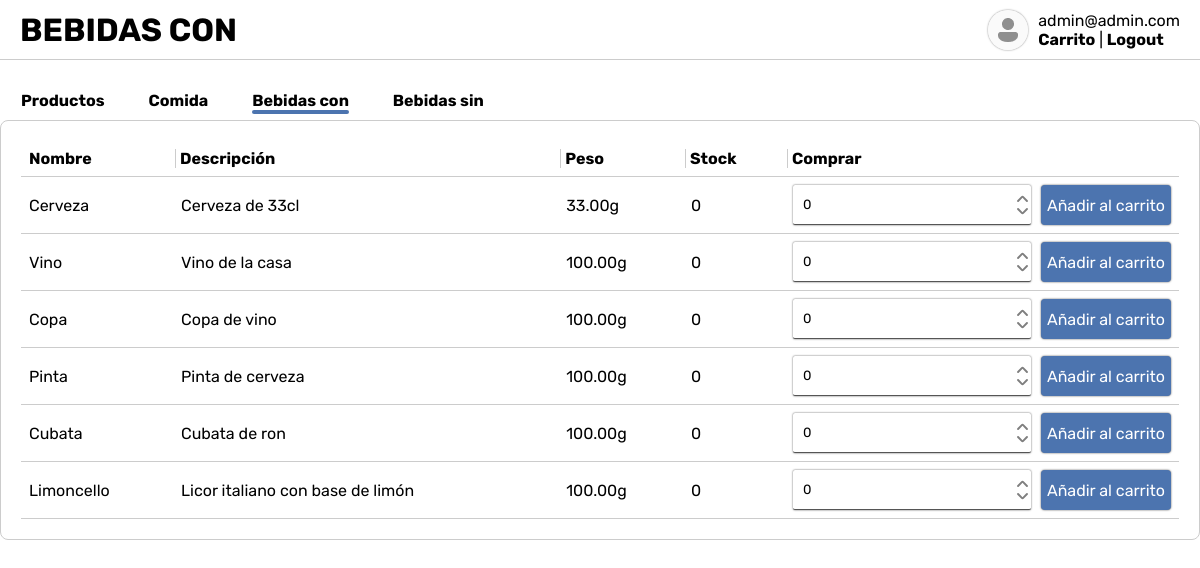
The page /view/home/bebidas_con.php (signed in) on the database its author committed.
### tables this page shows
CREATE TABLE producto (
    CODIGO INT NOT NULL AUTO_INCREMENT PRIMARY KEY,
    NOMBRE VARCHAR(50) NOT NULL,
    DESCRIPCION VARCHAR(255) NOT NULL,
    PESO DECIMAL(5,2) NOT NULL,
    STOCK INT NOT NULL,
    COD_CAT INT NOT NULL REFERENCES categoria(CODIGO) ON DELETE CASCADE
);

### model/ProductModel.php (called while the page is built, shortened)
<?php
class ProductModel
{
    public static function getProductsByCategory(string $category): array | false
    {
        $con = Model::getConnection();
        $stm = $con->prepare('SELECT * FROM producto WHERE COD_CAT = (SELECT CODIGO FROM categoria WHERE NOMBRE LIKE :category)');
        $stm->bindParam(':category', $category);
        $stm->execute();
        return $stm->fetchAll(PDO::FETCH_ASSOC);
    }
}

### controller/ProductController.php (called while the page is built, shortened)
<?php
require_once '../../model/ProductModel.php';
class ProductController
{
    public static function getProductsByCategory(string $category): false|array
    {
        return ProductModel::getProductsByCategory($category);
    }
}

### components/data.php (the view, shortened to what this page needs)
<?php
require_once '../../controller/ProductController.php';
function by_category($category):void
{
    $products = ProductController::getProductsByCategory($category);
    $location = str_replace(' ', '_', $category);
    foreach ($products as $product) {
        echo <<<EOD
        <tr>
            <td>{$product['NOMBRE']}</td>
            <td>{$product['DESCRIPCION']}</td>
            <td>{$product['PESO']}g</td>
            <td>{$product['STOCK']}</td>
            <td>
                <form action="../../controller/meter_carrito.php" method="post">
                    <input name="location" type="hidden" value="$location">
                    <input name="producto" type="hidden" value="{$product['NOMBRE']}">
                    <input name="cantidad" type="number" value="0" min="0">
                    <input type="submit" value="A&ntilde;adir al carrito"/>
                </form>
            </td>
        </tr>
        EOD;
    }
    echo <<<EOD
        </tbody>
    </table>
    EOD;
}

### public/CSS/home.css (style rules this page uses)
body { font-family: 'Rubik', sans-serif; }
td:first-child { padding-left: 8px; }
td:not(td:first-child) { padding-left: 14px; }
td:last-child { width: 400px; }
td { padding-top: 8px; padding-right: 8px; padding-bottom: 8px; text-align: left; }
th, tr { border-bottom: solid 1px #ccc; }
input { font-family: 'Rubik', sans-serif; height: 40px; padding: 10px; border-radius: 2px; border-top: none; border-left: none; border-right: none; border-bottom: solid 1px #555; width: 70%; box-shadow: 0 0 2px 0 rgba(0, 0, 0, .7); caret-color: transparent; }
form { display: flex; align-items: center; }
input[type="submit"] { font-family: 'Rubik', sans-serif; font-size: 16px; height: 40px; padding: 6px; margin-left: 10px; border-radius: 4px; width: 35%; border: none; background-color: #4c74af; color: #fff; cursor: pointer; }

### rows shown on the page
producto: NOMBRE "Cerveza", DESCRIPCION "Cerveza de 33cl", PESO "33.00", STOCK "0"
producto: NOMBRE "Vino", DESCRIPCION "Vino de la casa", PESO "100.00", STOCK "0"
producto: NOMBRE "Copa", DESCRIPCION "Copa de vino", PESO "100.00", STOCK "0"
producto: NOMBRE "Pinta", DESCRIPCION "Pinta de cerveza", PESO "100.00", STOCK "0"
producto: NOMBRE "Cubata", DESCRIPCION "Cubata de ron", PESO "100.00", STOCK "0"
producto: NOMBRE "Limoncello", DESCRIPCION "Licor italiano con base de limón", PESO "100.00", STOCK "0"

### other values the page prints
$_SESSION['user'] "admin@admin.com"
